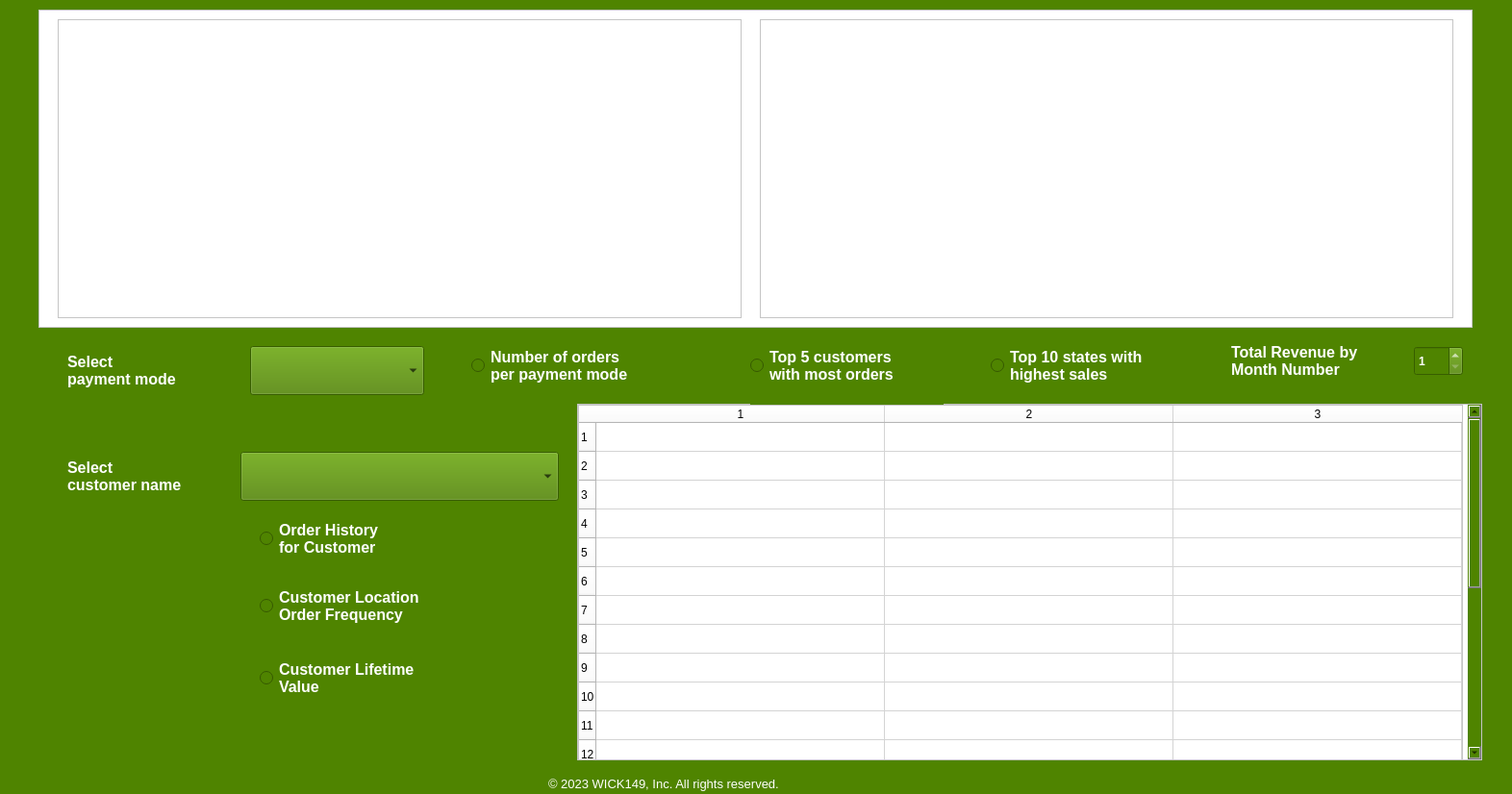
<?xml version="1.0" encoding="UTF-8"?>
<ui version="4.0">
 <class>Dialog</class>
 <widget class="QDialog" name="Dialog">
  <property name="geometry">
   <rect>
    <x>0</x>
    <y>0</y>
    <width>1572</width>
    <height>826</height>
   </rect>
  </property>
  <property name="windowTitle">
   <string>Customer Insights</string>
  </property>
  <property name="styleSheet">
   <string notr="true">background-color: rgb(0, 170, 0);
background-color: rgb(79, 132, 0);</string>
  </property>
  <widget class="QScrollArea" name="scrollArea">
   <property name="geometry">
    <rect>
     <x>600</x>
     <y>420</y>
     <width>941</width>
     <height>371</height>
    </rect>
   </property>
   <property name="styleSheet">
    <string notr="true">background-color: white</string>
   </property>
   <widget class="QTableWidget" name="display_table">
    <property name="geometry">
     <rect>
      <x>0</x>
      <y>-72</y>
      <width>920</width>
      <height>710</height>
     </rect>
    </property>
    <property name="layoutDirection">
     <enum>Qt::LeftToRight</enum>
    </property>
    <property name="autoFillBackground">
     <bool>true</bool>
    </property>
    <property name="showGrid">
     <bool>true</bool>
    </property>
    <property name="rowCount">
     <number>15</number>
    </property>
    <property name="columnCount">
     <number>3</number>
    </property>
    <attribute name="horizontalHeaderDefaultSectionSize">
     <number>300</number>
    </attribute>
    <attribute name="horizontalHeaderMinimumSectionSize">
     <number>49</number>
    </attribute>
    <row/>
    <row/>
    <row/>
    <row/>
    <row/>
    <row/>
    <row/>
    <row/>
    <row/>
    <row/>
    <row/>
    <row/>
    <row/>
    <row/>
    <row/>
    <column/>
    <column/>
    <column/>
   </widget>
  </widget>
  <widget class="QRadioButton" name="topCustomerButton">
   <property name="geometry">
    <rect>
     <x>780</x>
     <y>340</y>
     <width>201</width>
     <height>81</height>
    </rect>
   </property>
   <property name="palette">
    <palette>
     <active>
      <colorrole role="WindowText">
       <brush brushstyle="SolidPattern">
        <color alpha="255">
         <red>255</red>
         <green>255</green>
         <blue>255</blue>
        </color>
       </brush>
      </colorrole>
      <colorrole role="Button">
       <brush brushstyle="SolidPattern">
        <color alpha="255">
         <red>79</red>
         <green>132</green>
         <blue>0</blue>
        </color>
       </brush>
      </colorrole>
      <colorrole role="Base">
       <brush brushstyle="SolidPattern">
        <color alpha="255">
         <red>79</red>
         <green>132</green>
         <blue>0</blue>
        </color>
       </brush>
      </colorrole>
      <colorrole role="Window">
       <brush brushstyle="SolidPattern">
        <color alpha="255">
         <red>79</red>
         <green>132</green>
         <blue>0</blue>
        </color>
       </brush>
      </colorrole>
     </active>
     <inactive>
      <colorrole role="WindowText">
       <brush brushstyle="SolidPattern">
        <color alpha="255">
         <red>255</red>
         <green>255</green>
         <blue>255</blue>
        </color>
       </brush>
      </colorrole>
      <colorrole role="Button">
       <brush brushstyle="SolidPattern">
        <color alpha="255">
         <red>79</red>
         <green>132</green>
         <blue>0</blue>
        </color>
       </brush>
      </colorrole>
      <colorrole role="Base">
       <brush brushstyle="SolidPattern">
        <color alpha="255">
         <red>79</red>
         <green>132</green>
         <blue>0</blue>
        </color>
       </brush>
      </colorrole>
      <colorrole role="Window">
       <brush brushstyle="SolidPattern">
        <color alpha="255">
         <red>79</red>
         <green>132</green>
         <blue>0</blue>
        </color>
       </brush>
      </colorrole>
     </inactive>
     <disabled>
      <colorrole role="WindowText">
       <brush brushstyle="SolidPattern">
        <color alpha="255">
         <red>120</red>
         <green>120</green>
         <blue>120</blue>
        </color>
       </brush>
      </colorrole>
      <colorrole role="Button">
       <brush brushstyle="SolidPattern">
        <color alpha="255">
         <red>79</red>
         <green>132</green>
         <blue>0</blue>
        </color>
       </brush>
      </colorrole>
      <colorrole role="Base">
       <brush brushstyle="SolidPattern">
        <color alpha="255">
         <red>79</red>
         <green>132</green>
         <blue>0</blue>
        </color>
       </brush>
      </colorrole>
      <colorrole role="Window">
       <brush brushstyle="SolidPattern">
        <color alpha="255">
         <red>79</red>
         <green>132</green>
         <blue>0</blue>
        </color>
       </brush>
      </colorrole>
     </disabled>
    </palette>
   </property>
   <property name="font">
    <font>
     <pointsize>12</pointsize>
     <weight>75</weight>
     <bold>true</bold>
    </font>
   </property>
   <property name="text">
    <string>Top 5 customers 
with most orders</string>
   </property>
  </widget>
  <widget class="QRadioButton" name="orderPaymentModeButton">
   <property name="geometry">
    <rect>
     <x>490</x>
     <y>350</y>
     <width>221</width>
     <height>61</height>
    </rect>
   </property>
   <property name="palette">
    <palette>
     <active>
      <colorrole role="WindowText">
       <brush brushstyle="SolidPattern">
        <color alpha="255">
         <red>255</red>
         <green>255</green>
         <blue>255</blue>
        </color>
       </brush>
      </colorrole>
      <colorrole role="Button">
       <brush brushstyle="SolidPattern">
        <color alpha="255">
         <red>79</red>
         <green>132</green>
         <blue>0</blue>
        </color>
       </brush>
      </colorrole>
      <colorrole role="Base">
       <brush brushstyle="SolidPattern">
        <color alpha="255">
         <red>79</red>
         <green>132</green>
         <blue>0</blue>
        </color>
       </brush>
      </colorrole>
      <colorrole role="Window">
       <brush brushstyle="SolidPattern">
        <color alpha="255">
         <red>79</red>
         <green>132</green>
         <blue>0</blue>
        </color>
       </brush>
      </colorrole>
     </active>
     <inactive>
      <colorrole role="WindowText">
       <brush brushstyle="SolidPattern">
        <color alpha="255">
         <red>255</red>
         <green>255</green>
         <blue>255</blue>
        </color>
       </brush>
      </colorrole>
      <colorrole role="Button">
       <brush brushstyle="SolidPattern">
        <color alpha="255">
         <red>79</red>
         <green>132</green>
         <blue>0</blue>
        </color>
       </brush>
      </colorrole>
      <colorrole role="Base">
       <brush brushstyle="SolidPattern">
        <color alpha="255">
         <red>79</red>
         <green>132</green>
         <blue>0</blue>
        </color>
       </brush>
      </colorrole>
      <colorrole role="Window">
       <brush brushstyle="SolidPattern">
        <color alpha="255">
         <red>79</red>
         <green>132</green>
         <blue>0</blue>
        </color>
       </brush>
      </colorrole>
     </inactive>
     <disabled>
      <colorrole role="WindowText">
       <brush brushstyle="SolidPattern">
        <color alpha="255">
         <red>120</red>
         <green>120</green>
         <blue>120</blue>
        </color>
       </brush>
      </colorrole>
      <colorrole role="Button">
       <brush brushstyle="SolidPattern">
        <color alpha="255">
         <red>79</red>
         <green>132</green>
         <blue>0</blue>
        </color>
       </brush>
      </colorrole>
      <colorrole role="Base">
       <brush brushstyle="SolidPattern">
        <color alpha="255">
         <red>79</red>
         <green>132</green>
         <blue>0</blue>
        </color>
       </brush>
      </colorrole>
      <colorrole role="Window">
       <brush brushstyle="SolidPattern">
        <color alpha="255">
         <red>79</red>
         <green>132</green>
         <blue>0</blue>
        </color>
       </brush>
      </colorrole>
     </disabled>
    </palette>
   </property>
   <property name="font">
    <font>
     <pointsize>12</pointsize>
     <weight>75</weight>
     <bold>true</bold>
    </font>
   </property>
   <property name="text">
    <string>Number of orders 
per payment mode</string>
   </property>
  </widget>
  <widget class="QLabel" name="label">
   <property name="geometry">
    <rect>
     <x>70</x>
     <y>360</y>
     <width>151</width>
     <height>51</height>
    </rect>
   </property>
   <property name="palette">
    <palette>
     <active>
      <colorrole role="WindowText">
       <brush brushstyle="SolidPattern">
        <color alpha="255">
         <red>255</red>
         <green>255</green>
         <blue>255</blue>
        </color>
       </brush>
      </colorrole>
      <colorrole role="Button">
       <brush brushstyle="SolidPattern">
        <color alpha="255">
         <red>79</red>
         <green>132</green>
         <blue>0</blue>
        </color>
       </brush>
      </colorrole>
      <colorrole role="Base">
       <brush brushstyle="SolidPattern">
        <color alpha="255">
         <red>79</red>
         <green>132</green>
         <blue>0</blue>
        </color>
       </brush>
      </colorrole>
      <colorrole role="Window">
       <brush brushstyle="SolidPattern">
        <color alpha="255">
         <red>79</red>
         <green>132</green>
         <blue>0</blue>
        </color>
       </brush>
      </colorrole>
     </active>
     <inactive>
      <colorrole role="WindowText">
       <brush brushstyle="SolidPattern">
        <color alpha="255">
         <red>255</red>
         <green>255</green>
         <blue>255</blue>
        </color>
       </brush>
      </colorrole>
      <colorrole role="Button">
       <brush brushstyle="SolidPattern">
        <color alpha="255">
         <red>79</red>
         <green>132</green>
         <blue>0</blue>
        </color>
       </brush>
      </colorrole>
      <colorrole role="Base">
       <brush brushstyle="SolidPattern">
        <color alpha="255">
         <red>79</red>
         <green>132</green>
         <blue>0</blue>
        </color>
       </brush>
      </colorrole>
      <colorrole role="Window">
       <brush brushstyle="SolidPattern">
        <color alpha="255">
         <red>79</red>
         <green>132</green>
         <blue>0</blue>
        </color>
       </brush>
      </colorrole>
     </inactive>
     <disabled>
      <colorrole role="WindowText">
       <brush brushstyle="SolidPattern">
        <color alpha="255">
         <red>120</red>
         <green>120</green>
         <blue>120</blue>
        </color>
       </brush>
      </colorrole>
      <colorrole role="Button">
       <brush brushstyle="SolidPattern">
        <color alpha="255">
         <red>79</red>
         <green>132</green>
         <blue>0</blue>
        </color>
       </brush>
      </colorrole>
      <colorrole role="Base">
       <brush brushstyle="SolidPattern">
        <color alpha="255">
         <red>79</red>
         <green>132</green>
         <blue>0</blue>
        </color>
       </brush>
      </colorrole>
      <colorrole role="Window">
       <brush brushstyle="SolidPattern">
        <color alpha="255">
         <red>79</red>
         <green>132</green>
         <blue>0</blue>
        </color>
       </brush>
      </colorrole>
     </disabled>
    </palette>
   </property>
   <property name="font">
    <font>
     <pointsize>12</pointsize>
     <weight>75</weight>
     <bold>true</bold>
    </font>
   </property>
   <property name="text">
    <string>Select 
payment mode</string>
   </property>
  </widget>
  <widget class="QLabel" name="label_4">
   <property name="geometry">
    <rect>
     <x>570</x>
     <y>800</y>
     <width>331</width>
     <height>31</height>
    </rect>
   </property>
   <property name="palette">
    <palette>
     <active>
      <colorrole role="WindowText">
       <brush brushstyle="SolidPattern">
        <color alpha="255">
         <red>255</red>
         <green>255</green>
         <blue>255</blue>
        </color>
       </brush>
      </colorrole>
      <colorrole role="Button">
       <brush brushstyle="SolidPattern">
        <color alpha="255">
         <red>79</red>
         <green>132</green>
         <blue>0</blue>
        </color>
       </brush>
      </colorrole>
      <colorrole role="Base">
       <brush brushstyle="SolidPattern">
        <color alpha="255">
         <red>79</red>
         <green>132</green>
         <blue>0</blue>
        </color>
       </brush>
      </colorrole>
      <colorrole role="Window">
       <brush brushstyle="SolidPattern">
        <color alpha="255">
         <red>79</red>
         <green>132</green>
         <blue>0</blue>
        </color>
       </brush>
      </colorrole>
     </active>
     <inactive>
      <colorrole role="WindowText">
       <brush brushstyle="SolidPattern">
        <color alpha="255">
         <red>255</red>
         <green>255</green>
         <blue>255</blue>
        </color>
       </brush>
      </colorrole>
      <colorrole role="Button">
       <brush brushstyle="SolidPattern">
        <color alpha="255">
         <red>79</red>
         <green>132</green>
         <blue>0</blue>
        </color>
       </brush>
      </colorrole>
      <colorrole role="Base">
       <brush brushstyle="SolidPattern">
        <color alpha="255">
         <red>79</red>
         <green>132</green>
         <blue>0</blue>
        </color>
       </brush>
      </colorrole>
      <colorrole role="Window">
       <brush brushstyle="SolidPattern">
        <color alpha="255">
         <red>79</red>
         <green>132</green>
         <blue>0</blue>
        </color>
       </brush>
      </colorrole>
     </inactive>
     <disabled>
      <colorrole role="WindowText">
       <brush brushstyle="SolidPattern">
        <color alpha="255">
         <red>120</red>
         <green>120</green>
         <blue>120</blue>
        </color>
       </brush>
      </colorrole>
      <colorrole role="Button">
       <brush brushstyle="SolidPattern">
        <color alpha="255">
         <red>79</red>
         <green>132</green>
         <blue>0</blue>
        </color>
       </brush>
      </colorrole>
      <colorrole role="Base">
       <brush brushstyle="SolidPattern">
        <color alpha="255">
         <red>79</red>
         <green>132</green>
         <blue>0</blue>
        </color>
       </brush>
      </colorrole>
      <colorrole role="Window">
       <brush brushstyle="SolidPattern">
        <color alpha="255">
         <red>79</red>
         <green>132</green>
         <blue>0</blue>
        </color>
       </brush>
      </colorrole>
     </disabled>
    </palette>
   </property>
   <property name="font">
    <font>
     <pointsize>10</pointsize>
     <underline>false</underline>
    </font>
   </property>
   <property name="text">
    <string>© 2023 WICK149, Inc. All rights reserved.</string>
   </property>
  </widget>
  <widget class="QSpinBox" name="monthSpinBox">
   <property name="geometry">
    <rect>
     <x>1470</x>
     <y>360</y>
     <width>51</width>
     <height>31</height>
    </rect>
   </property>
   <property name="palette">
    <palette>
     <active>
      <colorrole role="WindowText">
       <brush brushstyle="SolidPattern">
        <color alpha="255">
         <red>255</red>
         <green>255</green>
         <blue>255</blue>
        </color>
       </brush>
      </colorrole>
      <colorrole role="Button">
       <brush brushstyle="SolidPattern">
        <color alpha="255">
         <red>79</red>
         <green>132</green>
         <blue>0</blue>
        </color>
       </brush>
      </colorrole>
      <colorrole role="Text">
       <brush brushstyle="SolidPattern">
        <color alpha="255">
         <red>255</red>
         <green>255</green>
         <blue>255</blue>
        </color>
       </brush>
      </colorrole>
      <colorrole role="ButtonText">
       <brush brushstyle="SolidPattern">
        <color alpha="255">
         <red>255</red>
         <green>255</green>
         <blue>255</blue>
        </color>
       </brush>
      </colorrole>
      <colorrole role="Base">
       <brush brushstyle="SolidPattern">
        <color alpha="255">
         <red>79</red>
         <green>132</green>
         <blue>0</blue>
        </color>
       </brush>
      </colorrole>
      <colorrole role="Window">
       <brush brushstyle="SolidPattern">
        <color alpha="255">
         <red>79</red>
         <green>132</green>
         <blue>0</blue>
        </color>
       </brush>
      </colorrole>
     </active>
     <inactive>
      <colorrole role="WindowText">
       <brush brushstyle="SolidPattern">
        <color alpha="255">
         <red>255</red>
         <green>255</green>
         <blue>255</blue>
        </color>
       </brush>
      </colorrole>
      <colorrole role="Button">
       <brush brushstyle="SolidPattern">
        <color alpha="255">
         <red>79</red>
         <green>132</green>
         <blue>0</blue>
        </color>
       </brush>
      </colorrole>
      <colorrole role="Text">
       <brush brushstyle="SolidPattern">
        <color alpha="255">
         <red>255</red>
         <green>255</green>
         <blue>255</blue>
        </color>
       </brush>
      </colorrole>
      <colorrole role="ButtonText">
       <brush brushstyle="SolidPattern">
        <color alpha="255">
         <red>255</red>
         <green>255</green>
         <blue>255</blue>
        </color>
       </brush>
      </colorrole>
      <colorrole role="Base">
       <brush brushstyle="SolidPattern">
        <color alpha="255">
         <red>79</red>
         <green>132</green>
         <blue>0</blue>
        </color>
       </brush>
      </colorrole>
      <colorrole role="Window">
       <brush brushstyle="SolidPattern">
        <color alpha="255">
         <red>79</red>
         <green>132</green>
         <blue>0</blue>
        </color>
       </brush>
      </colorrole>
     </inactive>
     <disabled>
      <colorrole role="WindowText">
       <brush brushstyle="SolidPattern">
        <color alpha="255">
         <red>255</red>
         <green>255</green>
         <blue>255</blue>
        </color>
       </brush>
      </colorrole>
      <colorrole role="Button">
       <brush brushstyle="SolidPattern">
        <color alpha="255">
         <red>79</red>
         <green>132</green>
         <blue>0</blue>
        </color>
       </brush>
      </colorrole>
      <colorrole role="Text">
       <brush brushstyle="SolidPattern">
        <color alpha="255">
         <red>255</red>
         <green>255</green>
         <blue>255</blue>
        </color>
       </brush>
      </colorrole>
      <colorrole role="ButtonText">
       <brush brushstyle="SolidPattern">
        <color alpha="255">
         <red>255</red>
         <green>255</green>
         <blue>255</blue>
        </color>
       </brush>
      </colorrole>
      <colorrole role="Base">
       <brush brushstyle="SolidPattern">
        <color alpha="255">
         <red>79</red>
         <green>132</green>
         <blue>0</blue>
        </color>
       </brush>
      </colorrole>
      <colorrole role="Window">
       <brush brushstyle="SolidPattern">
        <color alpha="255">
         <red>79</red>
         <green>132</green>
         <blue>0</blue>
        </color>
       </brush>
      </colorrole>
     </disabled>
    </palette>
   </property>
   <property name="font">
    <font>
     <weight>75</weight>
     <bold>true</bold>
    </font>
   </property>
   <property name="styleSheet">
    <string notr="true">color:white</string>
   </property>
   <property name="minimum">
    <number>1</number>
   </property>
   <property name="maximum">
    <number>12</number>
   </property>
  </widget>
  <widget class="QLabel" name="label_2">
   <property name="geometry">
    <rect>
     <x>1280</x>
     <y>350</y>
     <width>181</width>
     <height>51</height>
    </rect>
   </property>
   <property name="palette">
    <palette>
     <active>
      <colorrole role="WindowText">
       <brush brushstyle="SolidPattern">
        <color alpha="255">
         <red>255</red>
         <green>255</green>
         <blue>255</blue>
        </color>
       </brush>
      </colorrole>
      <colorrole role="Button">
       <brush brushstyle="SolidPattern">
        <color alpha="255">
         <red>79</red>
         <green>132</green>
         <blue>0</blue>
        </color>
       </brush>
      </colorrole>
      <colorrole role="Base">
       <brush brushstyle="SolidPattern">
        <color alpha="255">
         <red>79</red>
         <green>132</green>
         <blue>0</blue>
        </color>
       </brush>
      </colorrole>
      <colorrole role="Window">
       <brush brushstyle="SolidPattern">
        <color alpha="255">
         <red>79</red>
         <green>132</green>
         <blue>0</blue>
        </color>
       </brush>
      </colorrole>
     </active>
     <inactive>
      <colorrole role="WindowText">
       <brush brushstyle="SolidPattern">
        <color alpha="255">
         <red>255</red>
         <green>255</green>
         <blue>255</blue>
        </color>
       </brush>
      </colorrole>
      <colorrole role="Button">
       <brush brushstyle="SolidPattern">
        <color alpha="255">
         <red>79</red>
         <green>132</green>
         <blue>0</blue>
        </color>
       </brush>
      </colorrole>
      <colorrole role="Base">
       <brush brushstyle="SolidPattern">
        <color alpha="255">
         <red>79</red>
         <green>132</green>
         <blue>0</blue>
        </color>
       </brush>
      </colorrole>
      <colorrole role="Window">
       <brush brushstyle="SolidPattern">
        <color alpha="255">
         <red>79</red>
         <green>132</green>
         <blue>0</blue>
        </color>
       </brush>
      </colorrole>
     </inactive>
     <disabled>
      <colorrole role="WindowText">
       <brush brushstyle="SolidPattern">
        <color alpha="255">
         <red>120</red>
         <green>120</green>
         <blue>120</blue>
        </color>
       </brush>
      </colorrole>
      <colorrole role="Button">
       <brush brushstyle="SolidPattern">
        <color alpha="255">
         <red>79</red>
         <green>132</green>
         <blue>0</blue>
        </color>
       </brush>
      </colorrole>
      <colorrole role="Base">
       <brush brushstyle="SolidPattern">
        <color alpha="255">
         <red>79</red>
         <green>132</green>
         <blue>0</blue>
        </color>
       </brush>
      </colorrole>
      <colorrole role="Window">
       <brush brushstyle="SolidPattern">
        <color alpha="255">
         <red>79</red>
         <green>132</green>
         <blue>0</blue>
        </color>
       </brush>
      </colorrole>
     </disabled>
    </palette>
   </property>
   <property name="font">
    <font>
     <pointsize>12</pointsize>
     <weight>75</weight>
     <bold>true</bold>
    </font>
   </property>
   <property name="text">
    <string>Total Revenue by 
Month Number</string>
   </property>
  </widget>
  <widget class="QLabel" name="label_3">
   <property name="geometry">
    <rect>
     <x>70</x>
     <y>470</y>
     <width>171</width>
     <height>51</height>
    </rect>
   </property>
   <property name="palette">
    <palette>
     <active>
      <colorrole role="WindowText">
       <brush brushstyle="SolidPattern">
        <color alpha="255">
         <red>255</red>
         <green>255</green>
         <blue>255</blue>
        </color>
       </brush>
      </colorrole>
      <colorrole role="Button">
       <brush brushstyle="SolidPattern">
        <color alpha="255">
         <red>79</red>
         <green>132</green>
         <blue>0</blue>
        </color>
       </brush>
      </colorrole>
      <colorrole role="Base">
       <brush brushstyle="SolidPattern">
        <color alpha="255">
         <red>79</red>
         <green>132</green>
         <blue>0</blue>
        </color>
       </brush>
      </colorrole>
      <colorrole role="Window">
       <brush brushstyle="SolidPattern">
        <color alpha="255">
         <red>79</red>
         <green>132</green>
         <blue>0</blue>
        </color>
       </brush>
      </colorrole>
     </active>
     <inactive>
      <colorrole role="WindowText">
       <brush brushstyle="SolidPattern">
        <color alpha="255">
         <red>255</red>
         <green>255</green>
         <blue>255</blue>
        </color>
       </brush>
      </colorrole>
      <colorrole role="Button">
       <brush brushstyle="SolidPattern">
        <color alpha="255">
         <red>79</red>
         <green>132</green>
         <blue>0</blue>
        </color>
       </brush>
      </colorrole>
      <colorrole role="Base">
       <brush brushstyle="SolidPattern">
        <color alpha="255">
         <red>79</red>
         <green>132</green>
         <blue>0</blue>
        </color>
       </brush>
      </colorrole>
      <colorrole role="Window">
       <brush brushstyle="SolidPattern">
        <color alpha="255">
         <red>79</red>
         <green>132</green>
         <blue>0</blue>
        </color>
       </brush>
      </colorrole>
     </inactive>
     <disabled>
      <colorrole role="WindowText">
       <brush brushstyle="SolidPattern">
        <color alpha="255">
         <red>120</red>
         <green>120</green>
         <blue>120</blue>
        </color>
       </brush>
      </colorrole>
      <colorrole role="Button">
       <brush brushstyle="SolidPattern">
        <color alpha="255">
         <red>79</red>
         <green>132</green>
         <blue>0</blue>
        </color>
       </brush>
      </colorrole>
      <colorrole role="Base">
       <brush brushstyle="SolidPattern">
        <color alpha="255">
         <red>79</red>
         <green>132</green>
         <blue>0</blue>
        </color>
       </brush>
      </colorrole>
      <colorrole role="Window">
       <brush brushstyle="SolidPattern">
        <color alpha="255">
         <red>79</red>
         <green>132</green>
         <blue>0</blue>
        </color>
       </brush>
      </colorrole>
     </disabled>
    </palette>
   </property>
   <property name="font">
    <font>
     <pointsize>12</pointsize>
     <weight>75</weight>
     <bold>true</bold>
    </font>
   </property>
   <property name="text">
    <string>Select 
customer name</string>
   </property>
  </widget>
  <widget class="QRadioButton" name="customerOrderButton">
   <property name="geometry">
    <rect>
     <x>270</x>
     <y>530</y>
     <width>171</width>
     <height>61</height>
    </rect>
   </property>
   <property name="palette">
    <palette>
     <active>
      <colorrole role="WindowText">
       <brush brushstyle="SolidPattern">
        <color alpha="255">
         <red>255</red>
         <green>255</green>
         <blue>255</blue>
        </color>
       </brush>
      </colorrole>
      <colorrole role="Button">
       <brush brushstyle="SolidPattern">
        <color alpha="255">
         <red>79</red>
         <green>132</green>
         <blue>0</blue>
        </color>
       </brush>
      </colorrole>
      <colorrole role="Base">
       <brush brushstyle="SolidPattern">
        <color alpha="255">
         <red>79</red>
         <green>132</green>
         <blue>0</blue>
        </color>
       </brush>
      </colorrole>
      <colorrole role="Window">
       <brush brushstyle="SolidPattern">
        <color alpha="255">
         <red>79</red>
         <green>132</green>
         <blue>0</blue>
        </color>
       </brush>
      </colorrole>
     </active>
     <inactive>
      <colorrole role="WindowText">
       <brush brushstyle="SolidPattern">
        <color alpha="255">
         <red>255</red>
         <green>255</green>
         <blue>255</blue>
        </color>
       </brush>
      </colorrole>
      <colorrole role="Button">
       <brush brushstyle="SolidPattern">
        <color alpha="255">
         <red>79</red>
         <green>132</green>
         <blue>0</blue>
        </color>
       </brush>
      </colorrole>
      <colorrole role="Base">
       <brush brushstyle="SolidPattern">
        <color alpha="255">
         <red>79</red>
         <green>132</green>
         <blue>0</blue>
        </color>
       </brush>
      </colorrole>
      <colorrole role="Window">
       <brush brushstyle="SolidPattern">
        <color alpha="255">
         <red>79</red>
         <green>132</green>
         <blue>0</blue>
        </color>
       </brush>
      </colorrole>
     </inactive>
     <disabled>
      <colorrole role="WindowText">
       <brush brushstyle="SolidPattern">
        <color alpha="255">
         <red>120</red>
         <green>120</green>
         <blue>120</blue>
        </color>
       </brush>
      </colorrole>
      <colorrole role="Button">
       <brush brushstyle="SolidPattern">
        <color alpha="255">
         <red>79</red>
         <green>132</green>
         <blue>0</blue>
        </color>
       </brush>
      </colorrole>
      <colorrole role="Base">
       <brush brushstyle="SolidPattern">
        <color alpha="255">
         <red>79</red>
         <green>132</green>
         <blue>0</blue>
        </color>
       </brush>
      </colorrole>
      <colorrole role="Window">
       <brush brushstyle="SolidPattern">
        <color alpha="255">
         <red>79</red>
         <green>132</green>
         <blue>0</blue>
        </color>
       </brush>
      </colorrole>
     </disabled>
    </palette>
   </property>
   <property name="font">
    <font>
     <pointsize>12</pointsize>
     <weight>75</weight>
     <bold>true</bold>
    </font>
   </property>
   <property name="text">
    <string>Order History 
for Customer</string>
   </property>
  </widget>
  <widget class="QRadioButton" name="customerLifetimeValueButton">
   <property name="geometry">
    <rect>
     <x>270</x>
     <y>680</y>
     <width>211</width>
     <height>51</height>
    </rect>
   </property>
   <property name="palette">
    <palette>
     <active>
      <colorrole role="WindowText">
       <brush brushstyle="SolidPattern">
        <color alpha="255">
         <red>255</red>
         <green>255</green>
         <blue>255</blue>
        </color>
       </brush>
      </colorrole>
      <colorrole role="Button">
       <brush brushstyle="SolidPattern">
        <color alpha="255">
         <red>79</red>
         <green>132</green>
         <blue>0</blue>
        </color>
       </brush>
      </colorrole>
      <colorrole role="Base">
       <brush brushstyle="SolidPattern">
        <color alpha="255">
         <red>79</red>
         <green>132</green>
         <blue>0</blue>
        </color>
       </brush>
      </colorrole>
      <colorrole role="Window">
       <brush brushstyle="SolidPattern">
        <color alpha="255">
         <red>79</red>
         <green>132</green>
         <blue>0</blue>
        </color>
       </brush>
      </colorrole>
     </active>
     <inactive>
      <colorrole role="WindowText">
       <brush brushstyle="SolidPattern">
        <color alpha="255">
         <red>255</red>
         <green>255</green>
         <blue>255</blue>
        </color>
       </brush>
      </colorrole>
      <colorrole role="Button">
       <brush brushstyle="SolidPattern">
        <color alpha="255">
         <red>79</red>
         <green>132</green>
         <blue>0</blue>
        </color>
       </brush>
      </colorrole>
      <colorrole role="Base">
       <brush brushstyle="SolidPattern">
        <color alpha="255">
         <red>79</red>
         <green>132</green>
         <blue>0</blue>
        </color>
       </brush>
      </colorrole>
      <colorrole role="Window">
       <brush brushstyle="SolidPattern">
        <color alpha="255">
         <red>79</red>
         <green>132</green>
         <blue>0</blue>
        </color>
       </brush>
      </colorrole>
     </inactive>
     <disabled>
      <colorrole role="WindowText">
       <brush brushstyle="SolidPattern">
        <color alpha="255">
         <red>120</red>
         <green>120</green>
         <blue>120</blue>
        </color>
       </brush>
      </colorrole>
      <colorrole role="Button">
       <brush brushstyle="SolidPattern">
        <color alpha="255">
         <red>79</red>
         <green>132</green>
         <blue>0</blue>
        </color>
       </brush>
      </colorrole>
      <colorrole role="Base">
       <brush brushstyle="SolidPattern">
        <color alpha="255">
         <red>79</red>
         <green>132</green>
         <blue>0</blue>
        </color>
       </brush>
      </colorrole>
      <colorrole role="Window">
       <brush brushstyle="SolidPattern">
        <color alpha="255">
         <red>79</red>
         <green>132</green>
         <blue>0</blue>
        </color>
       </brush>
      </colorrole>
     </disabled>
    </palette>
   </property>
   <property name="font">
    <font>
     <pointsize>12</pointsize>
     <weight>75</weight>
     <bold>true</bold>
    </font>
   </property>
   <property name="text">
    <string>Customer Lifetime 
Value</string>
   </property>
  </widget>
  <widget class="QRadioButton" name="customerLocationOrderFreqButton">
   <property name="geometry">
    <rect>
     <x>270</x>
     <y>600</y>
     <width>221</width>
     <height>61</height>
    </rect>
   </property>
   <property name="palette">
    <palette>
     <active>
      <colorrole role="WindowText">
       <brush brushstyle="SolidPattern">
        <color alpha="255">
         <red>255</red>
         <green>255</green>
         <blue>255</blue>
        </color>
       </brush>
      </colorrole>
      <colorrole role="Button">
       <brush brushstyle="SolidPattern">
        <color alpha="255">
         <red>79</red>
         <green>132</green>
         <blue>0</blue>
        </color>
       </brush>
      </colorrole>
      <colorrole role="Base">
       <brush brushstyle="SolidPattern">
        <color alpha="255">
         <red>79</red>
         <green>132</green>
         <blue>0</blue>
        </color>
       </brush>
      </colorrole>
      <colorrole role="Window">
       <brush brushstyle="SolidPattern">
        <color alpha="255">
         <red>79</red>
         <green>132</green>
         <blue>0</blue>
        </color>
       </brush>
      </colorrole>
     </active>
     <inactive>
      <colorrole role="WindowText">
       <brush brushstyle="SolidPattern">
        <color alpha="255">
         <red>255</red>
         <green>255</green>
         <blue>255</blue>
        </color>
       </brush>
      </colorrole>
      <colorrole role="Button">
       <brush brushstyle="SolidPattern">
        <color alpha="255">
         <red>79</red>
         <green>132</green>
         <blue>0</blue>
        </color>
       </brush>
      </colorrole>
      <colorrole role="Base">
       <brush brushstyle="SolidPattern">
        <color alpha="255">
         <red>79</red>
         <green>132</green>
         <blue>0</blue>
        </color>
       </brush>
      </colorrole>
      <colorrole role="Window">
       <brush brushstyle="SolidPattern">
        <color alpha="255">
         <red>79</red>
         <green>132</green>
         <blue>0</blue>
        </color>
       </brush>
      </colorrole>
     </inactive>
     <disabled>
      <colorrole role="WindowText">
       <brush brushstyle="SolidPattern">
        <color alpha="255">
         <red>120</red>
         <green>120</green>
         <blue>120</blue>
        </color>
       </brush>
      </colorrole>
      <colorrole role="Button">
       <brush brushstyle="SolidPattern">
        <color alpha="255">
         <red>79</red>
         <green>132</green>
         <blue>0</blue>
        </color>
       </brush>
      </colorrole>
      <colorrole role="Base">
       <brush brushstyle="SolidPattern">
        <color alpha="255">
         <red>79</red>
         <green>132</green>
         <blue>0</blue>
        </color>
       </brush>
      </colorrole>
      <colorrole role="Window">
       <brush brushstyle="SolidPattern">
        <color alpha="255">
         <red>79</red>
         <green>132</green>
         <blue>0</blue>
        </color>
       </brush>
      </colorrole>
     </disabled>
    </palette>
   </property>
   <property name="font">
    <font>
     <pointsize>12</pointsize>
     <weight>75</weight>
     <bold>true</bold>
    </font>
   </property>
   <property name="text">
    <string>Customer Location 
Order Frequency</string>
   </property>
  </widget>
  <widget class="QRadioButton" name="top10salesButton">
   <property name="geometry">
    <rect>
     <x>1030</x>
     <y>350</y>
     <width>211</width>
     <height>61</height>
    </rect>
   </property>
   <property name="palette">
    <palette>
     <active>
      <colorrole role="WindowText">
       <brush brushstyle="SolidPattern">
        <color alpha="255">
         <red>255</red>
         <green>255</green>
         <blue>255</blue>
        </color>
       </brush>
      </colorrole>
      <colorrole role="Button">
       <brush brushstyle="SolidPattern">
        <color alpha="255">
         <red>79</red>
         <green>132</green>
         <blue>0</blue>
        </color>
       </brush>
      </colorrole>
      <colorrole role="Base">
       <brush brushstyle="SolidPattern">
        <color alpha="255">
         <red>79</red>
         <green>132</green>
         <blue>0</blue>
        </color>
       </brush>
      </colorrole>
      <colorrole role="Window">
       <brush brushstyle="SolidPattern">
        <color alpha="255">
         <red>79</red>
         <green>132</green>
         <blue>0</blue>
        </color>
       </brush>
      </colorrole>
     </active>
     <inactive>
      <colorrole role="WindowText">
       <brush brushstyle="SolidPattern">
        <color alpha="255">
         <red>255</red>
         <green>255</green>
         <blue>255</blue>
        </color>
       </brush>
      </colorrole>
      <colorrole role="Button">
       <brush brushstyle="SolidPattern">
        <color alpha="255">
         <red>79</red>
         <green>132</green>
         <blue>0</blue>
        </color>
       </brush>
      </colorrole>
      <colorrole role="Base">
       <brush brushstyle="SolidPattern">
        <color alpha="255">
         <red>79</red>
         <green>132</green>
         <blue>0</blue>
        </color>
       </brush>
      </colorrole>
      <colorrole role="Window">
       <brush brushstyle="SolidPattern">
        <color alpha="255">
         <red>79</red>
         <green>132</green>
         <blue>0</blue>
        </color>
       </brush>
      </colorrole>
     </inactive>
     <disabled>
      <colorrole role="WindowText">
       <brush brushstyle="SolidPattern">
        <color alpha="255">
         <red>120</red>
         <green>120</green>
         <blue>120</blue>
        </color>
       </brush>
      </colorrole>
      <colorrole role="Button">
       <brush brushstyle="SolidPattern">
        <color alpha="255">
         <red>79</red>
         <green>132</green>
         <blue>0</blue>
        </color>
       </brush>
      </colorrole>
      <colorrole role="Base">
       <brush brushstyle="SolidPattern">
        <color alpha="255">
         <red>79</red>
         <green>132</green>
         <blue>0</blue>
        </color>
       </brush>
      </colorrole>
      <colorrole role="Window">
       <brush brushstyle="SolidPattern">
        <color alpha="255">
         <red>79</red>
         <green>132</green>
         <blue>0</blue>
        </color>
       </brush>
      </colorrole>
     </disabled>
    </palette>
   </property>
   <property name="font">
    <font>
     <pointsize>12</pointsize>
     <weight>75</weight>
     <bold>true</bold>
    </font>
   </property>
   <property name="text">
    <string>Top 10 states with 
highest sales</string>
   </property>
  </widget>
  <widget class="QComboBox" name="paymentModeMenu">
   <property name="geometry">
    <rect>
     <x>260</x>
     <y>360</y>
     <width>181</width>
     <height>51</height>
    </rect>
   </property>
   <property name="font">
    <font>
     <pointsize>12</pointsize>
     <weight>75</weight>
     <bold>true</bold>
    </font>
   </property>
  </widget>
  <widget class="QFrame" name="frame">
   <property name="geometry">
    <rect>
     <x>40</x>
     <y>10</y>
     <width>1491</width>
     <height>331</height>
    </rect>
   </property>
   <property name="styleSheet">
    <string notr="true">background-color: rgb(255, 255, 255);</string>
   </property>
   <property name="frameShape">
    <enum>QFrame::StyledPanel</enum>
   </property>
   <property name="frameShadow">
    <enum>QFrame::Raised</enum>
   </property>
   <widget class="QFrame" name="frame_3">
    <property name="geometry">
     <rect>
      <x>20</x>
      <y>10</y>
      <width>711</width>
      <height>311</height>
     </rect>
    </property>
    <property name="styleSheet">
     <string notr="true">background-image: url(Customer insight 8.png);
</string>
    </property>
    <property name="frameShape">
     <enum>QFrame::StyledPanel</enum>
    </property>
    <property name="frameShadow">
     <enum>QFrame::Raised</enum>
    </property>
   </widget>
   <widget class="QFrame" name="frame_2">
    <property name="geometry">
     <rect>
      <x>750</x>
      <y>10</y>
      <width>721</width>
      <height>311</height>
     </rect>
    </property>
    <property name="styleSheet">
     <string notr="true">background-image: url(customer insights3.png);
background-repeat:no-repeat</string>
    </property>
    <property name="frameShape">
     <enum>QFrame::StyledPanel</enum>
    </property>
    <property name="frameShadow">
     <enum>QFrame::Raised</enum>
    </property>
   </widget>
  </widget>
  <widget class="QComboBox" name="customerMenu">
   <property name="geometry">
    <rect>
     <x>250</x>
     <y>470</y>
     <width>331</width>
     <height>51</height>
    </rect>
   </property>
   <property name="font">
    <font>
     <pointsize>12</pointsize>
     <weight>75</weight>
     <bold>true</bold>
    </font>
   </property>
  </widget>
 </widget>
 <resources>
  <include location="../Designing/images/test.qrc"/>
 </resources>
 <connections/>
</ui>
